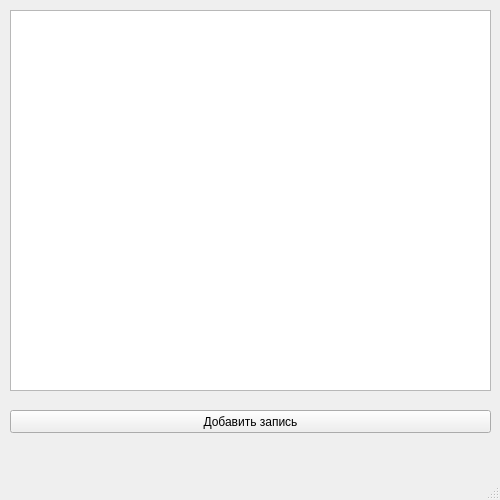
<?xml version="1.0" encoding="UTF-8"?>
<ui version="4.0">
 <class>MainWindow</class>
 <widget class="QMainWindow" name="MainWindow">
  <property name="geometry">
   <rect>
    <x>0</x>
    <y>0</y>
    <width>500</width>
    <height>500</height>
   </rect>
  </property>
  <property name="windowTitle">
   <string>MainWindow</string>
  </property>
  <widget class="QWidget" name="centralwidget">
   <widget class="QTableWidget" name="tableWidget">
    <property name="geometry">
     <rect>
      <x>10</x>
      <y>10</y>
      <width>481</width>
      <height>381</height>
     </rect>
    </property>
   </widget>
   <widget class="QPushButton" name="pushButton">
    <property name="geometry">
     <rect>
      <x>10</x>
      <y>410</y>
      <width>481</width>
      <height>23</height>
     </rect>
    </property>
    <property name="text">
     <string>Добавить запись</string>
    </property>
   </widget>
  </widget>
  <widget class="QMenuBar" name="menubar">
   <property name="geometry">
    <rect>
     <x>0</x>
     <y>0</y>
     <width>500</width>
     <height>21</height>
    </rect>
   </property>
  </widget>
  <widget class="QStatusBar" name="statusbar"/>
 </widget>
 <resources/>
 <connections/>
</ui>
